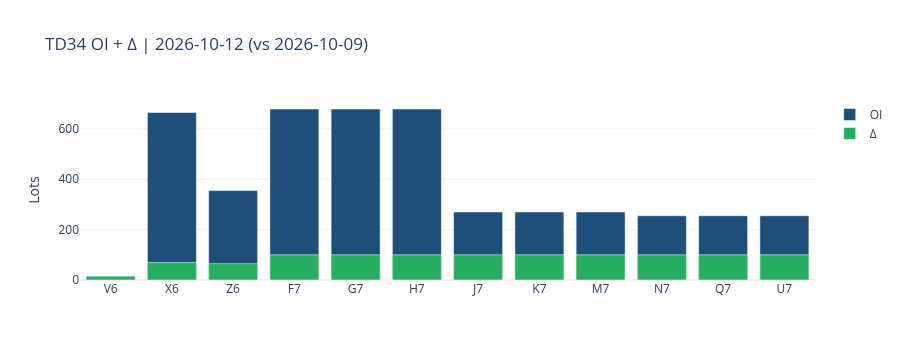

Notebook code cell kept with this figure:
### Markdown cell above
## Where the new OI sits (TD34 term structure)

Same pack as the TD3C notebook: latest OI by tenor + day-over-day Δ.

### Code cell
from freight.ice import oi_delta

prev_dates = sorted(oi_t34["TRADE_DATE"].unique())
prev = prev_dates[-2] if len(prev_dates) >= 2 else session
front = front_n(snap34, 12, session)
prev_snap = oi_t34.loc[oi_t34["TRADE_DATE"] == prev]
delta = oi_delta(prev_snap, front)

fig = go.Figure()
fig.add_trace(go.Bar(x=delta["CONTRACT_CODE"], y=delta["OI_LOTS"], name="OI",
                     marker_color="#1f4e79"))
fig.add_trace(go.Bar(
    x=delta["CONTRACT_CODE"], y=delta["OI_DELTA"].fillna(0), name="Δ",
    marker_color=["#c0392b" if v < 0 else "#27ae60" for v in delta["OI_DELTA"].fillna(0)],
))
fig.update_layout(
    title=f"TD34 OI + Δ | {session} (vs {prev})",
    template="plotly_white", height=360, barmode="overlay",
    yaxis_title="Lots",
)
fig.show()
delta[["CONTRACT_CODE", "STRIP", "SETTLE_USD_T", "OI_LOTS", "OI_DELTA"]]

### Figure 1 — Plotly figure (JSON) as saved in the notebook; plotly's stock layout.template omitted (floating-point values rounded to 4 significant figures)
{"data": [{"marker": {"color": "#1f4e79"}, "name": "OI", "type": "bar", "x": ["V6", "X6", "Z6", "F7", "G7", "H7", "J7", "K7", "M7", "N7", "Q7", "U7"], "y": [15.0, 665.0, 355.0, 679.0, 679.0, 679.0, 270.0, 270.0, 270.0, 255.0, 255.0, 255.0]}, {"marker": {"color": ["#27ae60", "#27ae60", "#27ae60", "#27ae60", "#27ae60", "#27ae60", "#27ae60", "#27ae60", "#27ae60", "#27ae60", "#27ae60", "#27ae60"]}, "name": "Δ", "type": "bar", "x": ["V6", "X6", "Z6", "F7", "G7", "H7", "J7", "K7", "M7", "N7", "Q7", "U7"], "y": [15.0, 70.0, 65.0, 100.0, 100.0, 100.0, 100.0, 100.0, 100.0, 100.0, 100.0, 100.0]}], "layout": {"barmode": "overlay", "height": 360, "title": {"text": "TD34 OI + Δ | 2026-10-12 (vs 2026-10-09)"}, "yaxis": {"title": {"text": "Lots"}}}}
